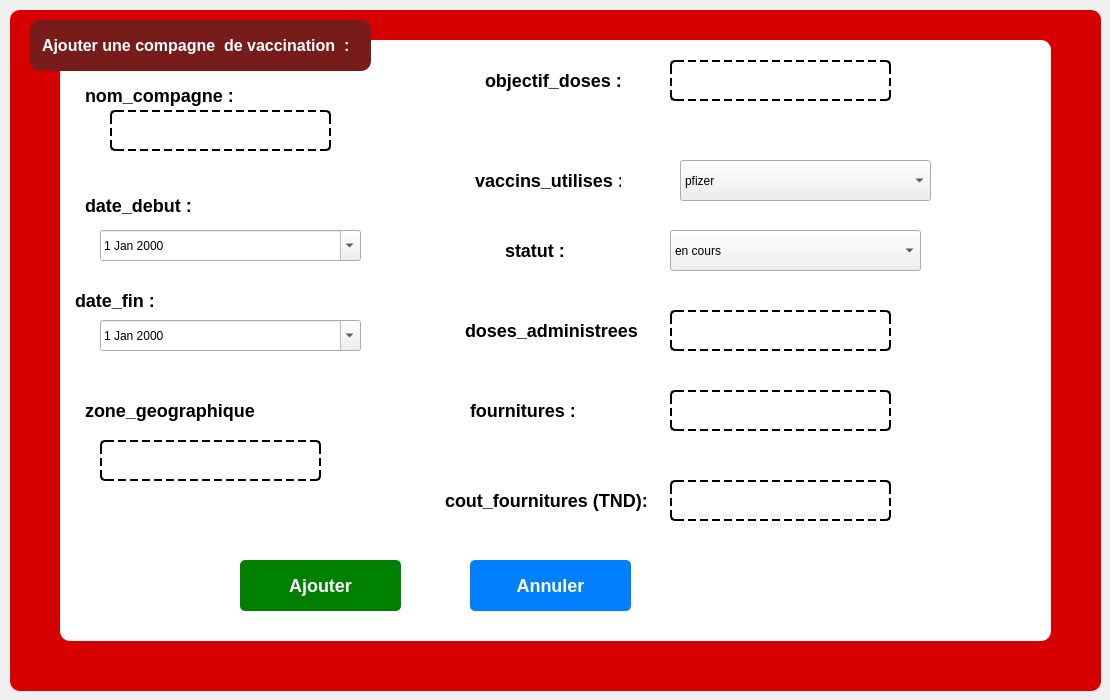
      <widget class="QWidget" name="ajoutct_14">
       <attribute name="title">
        <string>Ajout</string>
       </attribute>
       <widget class="QFrame" name="frame_28">
        <property name="geometry">
         <rect>
          <x>10</x>
          <y>10</y>
          <width>1091</width>
          <height>681</height>
         </rect>
        </property>
        <property name="styleSheet">
         <string notr="true">QFrame {
    background-color: #D60000;
    border-radius: 10px;
    padding: 10px;
}
</string>
        </property>
        <property name="frameShape">
         <enum>QFrame::Shape::StyledPanel</enum>
        </property>
        <property name="frameShadow">
         <enum>QFrame::Shadow::Raised</enum>
        </property>
        <widget class="QGroupBox" name="groupBox_27">
         <property name="geometry">
          <rect>
           <x>50</x>
           <y>30</y>
           <width>991</width>
           <height>601</height>
          </rect>
         </property>
         <property name="styleSheet">
          <string notr="true">QGroupBox {
    background-color: #FFFFFF;
    border-radius: 10px;
    border: none;
    padding: 10px;
}
QGroupBox::title {
    color: #D60000;
    font-weight: bold;
}

</string>
         </property>
         <property name="title">
          <string/>
         </property>
         <widget class="QDateEdit" name="date_debut">
          <property name="geometry">
           <rect>
            <x>40</x>
            <y>190</y>
            <width>261</width>
            <height>31</height>
           </rect>
          </property>
          <property name="calendarPopup">
           <bool>true</bool>
          </property>
         </widget>
         <widget class="QComboBox" name="vaccins_utilises">
          <property name="geometry">
           <rect>
            <x>620</x>
            <y>120</y>
            <width>251</width>
            <height>41</height>
           </rect>
          </property>
          <item>
           <property name="text">
            <string>pfizer</string>
           </property>
          </item>
          <item>
           <property name="text">
            <string>moderna</string>
           </property>
          </item>
          <item>
           <property name="text">
            <string>grippe</string>
           </property>
          </item>
          <item>
           <property name="text">
            <string/>
           </property>
          </item>
          <item>
           <property name="text">
            <string/>
           </property>
          </item>
          <item>
           <property name="text">
            <string/>
           </property>
          </item>
         </widget>
         <widget class="QPushButton" name="pushButton_ajouter">
          <property name="geometry">
           <rect>
            <x>180</x>
            <y>520</y>
            <width>161</width>
            <height>51</height>
           </rect>
          </property>
          <property name="styleSheet">
           <string notr="true">QPushButton {
    background-color: #008000;  /* Couleur de fond verte */
    color: #FFFFFF;             /* Texte blanc */
    font-weight: bold;          /* Texte en gras */
    font-size: 18px;            /* Taille de police 16px dès le départ */
    border-radius: 5px;         /* Coins arrondis */
    padding: 5px 10px;          /* Espacement interne du bouton */
    border: none;               /* Pas de bordure */
}

QPushButton:hover {
    background-color: #006400;  /* Couleur de fond plus foncée au survol */
    color: white;               /* Texte toujours blanc */
    border-radius: 10px;        /* Coins arrondis plus marqués au survol */
    font-weight: bold;          /* Texte en gras (encore) */
    border: none;               /* Pas de bordure au survol */
}
</string>
          </property>
          <property name="text">
           <string>Ajouter</string>
          </property>
         </widget>
         <widget class="QPushButton" name="pushButton_annuler">
          <property name="geometry">
           <rect>
            <x>410</x>
            <y>520</y>
            <width>161</width>
            <height>51</height>
           </rect>
          </property>
          <property name="styleSheet">
           <string notr="true">QPushButton {
    background-color: #007FFF;  /* Couleur de fond bleue */
    color: #FFFFFF;             /* Texte blanc */
    font-size: 18px;            /* Augmentation de la taille de la police */
    font-weight: bold;          /* Texte en gras */
    border-radius: 5px;         /* Coins arrondis avec un rayon de 5px */
    padding: 5px 10px;          /* Espacement interne du bouton (haut/bas : 5px, gauche/droite : 10px) */
    border: none;               /* Pas de bordure */
}

QPushButton:hover {
    background-color: #005BB5;  /* Couleur de fond plus foncée au survol */
    color: #FFFFFF;             /* Texte toujours blanc */

    border-radius: 10px;        /* Coins arrondis plus marqués au survol */
    padding: 7px 12px;          /* Augmentation du padding au survol */
    border: none;               /* Pas de bordure au survol */
}
</string>
          </property>
          <property name="text">
           <string>Annuler</string>
          </property>
         </widget>
         <widget class="QLabel" name="label_nom">
          <property name="geometry">
           <rect>
            <x>10</x>
            <y>30</y>
            <width>181</width>
            <height>51</height>
           </rect>
          </property>
          <property name="styleSheet">
           <string notr="true">QLabel {
    background-color: transparent; /* Fond transparent */
    color: #000000;                /* Texte noir */
    border: none;                  /* Pas de bordure */
    font-weight: bold;             /* Texte en gras */
    font-size: 18px;               /* Taille de police de 18px */
}
</string>
          </property>
          <property name="text">
           <string>nom_compagne :</string>
          </property>
         </widget>
         <widget class="QLabel" name="label_typev">
          <property name="geometry">
           <rect>
            <x>10</x>
            <y>140</y>
            <width>131</width>
            <height>51</height>
           </rect>
          </property>
          <property name="styleSheet">
           <string notr="true">QLabel {
    background-color: transparent; /* Fond transparent */
    color: #000000;                /* Texte noir */
    border: none;                  /* Pas de bordure */
    font-weight: bold;             /* Texte en gras */
    font-size: 18px;               /* Taille de police de 18px */
}
</string>
          </property>
          <property name="text">
           <string>date_debut :</string>
          </property>
         </widget>
         <widget class="QLabel" name="label_certification">
          <property name="geometry">
           <rect>
            <x>10</x>
            <y>350</y>
            <width>201</width>
            <height>41</height>
           </rect>
          </property>
          <property name="styleSheet">
           <string notr="true">QLabel {
    background-color: transparent; /* Fond transparent */
    color: #000000;                /* Texte noir */
    border: none;                  /* Pas de bordure */
    font-weight: bold;             /* Texte en gras */
    font-size: 18px;               /* Taille de police de 18px */
}
</string>
          </property>
          <property name="text">
           <string>zone_geographique :</string>
          </property>
         </widget>
         <widget class="QLabel" name="label_expiration">
          <property name="geometry">
           <rect>
            <x>390</x>
            <y>270</y>
            <width>201</width>
            <height>41</height>
           </rect>
          </property>
          <property name="styleSheet">
           <string notr="true">QLabel {
    background-color: transparent; /* Fond transparent */
    color: #000000;                /* Texte noir */
    border: none;                  /* Pas de bordure */
    font-weight: bold;             /* Texte en gras */
    font-size: 18px;               /* Taille de police de 18px */
}
</string>
          </property>
          <property name="text">
           <string>doses_administrees :</string>
          </property>
         </widget>
         <widget class="QLabel" name="label_cration">
          <property name="geometry">
           <rect>
            <x>410</x>
            <y>20</y>
            <width>251</width>
            <height>41</height>
           </rect>
          </property>
          <property name="styleSheet">
           <string notr="true">QLabel {
    background-color: transparent; /* Fond transparent */
    color: #000000;                /* Texte noir */
    border: none;                  /* Pas de bordure */
    font-weight: bold;             /* Texte en gras */
    font-size: 18px;               /* Taille de police de 18px */
}
</string>
          </property>
          <property name="text">
           <string>objectif_doses :</string>
          </property>
         </widget>
         <widget class="QLabel" name="label_status">
          <property name="geometry">
           <rect>
            <x>400</x>
            <y>120</y>
            <width>171</width>
            <height>41</height>
           </rect>
          </property>
          <property name="styleSheet">
           <string notr="true">QLabel {
    background-color: transparent; /* Fond transparent */
    color: #000000;                /* Texte noir */
    border: none;                  /* Pas de bordure */
    font-weight: bold;             /* Texte en gras */
    font-size: 18px;               /* Taille de police de 18px */
}
</string>
          </property>
          <property name="text">
           <string>vaccins_utilises :</string>
          </property>
         </widget>
         <widget class="QLabel" name="label_typep">
          <property name="geometry">
           <rect>
            <x>0</x>
            <y>240</y>
            <width>141</width>
            <height>41</height>
           </rect>
          </property>
          <property name="styleSheet">
           <string notr="true">QLabel {
    background-color: transparent; /* Fond transparent */
    color: #000000;                /* Texte noir */
    border: none;                  /* Pas de bordure */
    font-weight: bold;             /* Texte en gras */
    font-size: 18px;               /* Taille de police de 18px */
}
</string>
          </property>
          <property name="text">
           <string>date_fin :</string>
          </property>
         </widget>
         <widget class="QLineEdit" name="nom_compagne">
          <property name="geometry">
           <rect>
            <x>50</x>
            <y>70</y>
            <width>221</width>
            <height>41</height>
           </rect>
          </property>
          <property name="styleSheet">
           <string notr="true">QLineEdit {
    background-color: transparent; /* Fond transparent */
    color: #000000;                /* Texte noir normal */
    font-size: 14px;               /* Taille de la police */
    border: 2px dashed #000000;    /* Bordure en pointillés épaisse */
    border-radius: 5px;            /* Coins légèrement arrondis */
    padding: 8px;                  /* Espacement interne pour le texte */
    border-style: dashed;          /* Style en pointillés */
}</string>
          </property>
         </widget>
         <widget class="QDateEdit" name="date_fin">
          <property name="geometry">
           <rect>
            <x>40</x>
            <y>280</y>
            <width>261</width>
            <height>31</height>
           </rect>
          </property>
          <property name="calendarPopup">
           <bool>true</bool>
          </property>
         </widget>
         <widget class="QLineEdit" name="zone_geographique">
          <property name="geometry">
           <rect>
            <x>40</x>
            <y>400</y>
            <width>221</width>
            <height>41</height>
           </rect>
          </property>
          <property name="styleSheet">
           <string notr="true">QLineEdit {
    background-color: transparent; /* Fond transparent */
    color: #000000;                /* Texte noir normal */
    font-size: 14px;               /* Taille de la police */
    border: 2px dashed #000000;    /* Bordure en pointillés épaisse */
    border-radius: 5px;            /* Coins légèrement arrondis */
    padding: 8px;                  /* Espacement interne pour le texte */
    border-style: dashed;          /* Style en pointillés */
}</string>
          </property>
         </widget>
         <widget class="QLabel" name="label_status_2">
          <property name="geometry">
           <rect>
            <x>430</x>
            <y>190</y>
            <width>171</width>
            <height>41</height>
           </rect>
          </property>
          <property name="styleSheet">
           <string notr="true">QLabel {
    background-color: transparent; /* Fond transparent */
    color: #000000;                /* Texte noir */
    border: none;                  /* Pas de bordure */
    font-weight: bold;             /* Texte en gras */
    font-size: 18px;               /* Taille de police de 18px */
}
</string>
          </property>
          <property name="text">
           <string>statut :</string>
          </property>
         </widget>
         <widget class="QComboBox" name="statut">
          <property name="geometry">
           <rect>
            <x>610</x>
            <y>190</y>
            <width>251</width>
            <height>41</height>
           </rect>
          </property>
          <item>
           <property name="text">
            <string>en cours</string>
           </property>
          </item>
          <item>
           <property name="text">
            <string>terminer </string>
           </property>
          </item>
          <item>
           <property name="text">
            <string>en planning</string>
           </property>
          </item>
          <item>
           <property name="text">
            <string/>
           </property>
          </item>
          <item>
           <property name="text">
            <string/>
           </property>
          </item>
         </widget>
         <widget class="QLineEdit" name="objectif_doses">
          <property name="geometry">
           <rect>
            <x>610</x>
            <y>20</y>
            <width>221</width>
            <height>41</height>
           </rect>
          </property>
          <property name="styleSheet">
           <string notr="true">QLineEdit {
    background-color: transparent; /* Fond transparent */
    color: #000000;                /* Texte noir normal */
    font-size: 14px;               /* Taille de la police */
    border: 2px dashed #000000;    /* Bordure en pointillés épaisse */
    border-radius: 5px;            /* Coins légèrement arrondis */
    padding: 8px;                  /* Espacement interne pour le texte */
    border-style: dashed;          /* Style en pointillés */
}</string>
          </property>
         </widget>
         <widget class="QLineEdit" name="doses_administrees">
          <property name="geometry">
           <rect>
            <x>610</x>
            <y>270</y>
            <width>221</width>
            <height>41</height>
           </rect>
          </property>
          <property name="styleSheet">
           <string notr="true">QLineEdit {
    background-color: transparent; /* Fond transparent */
    color: #000000;                /* Texte noir normal */
    font-size: 14px;               /* Taille de la police */
    border: 2px dashed #000000;    /* Bordure en pointillés épaisse */
    border-radius: 5px;            /* Coins légèrement arrondis */
    padding: 8px;                  /* Espacement interne pour le texte */
    border-style: dashed;          /* Style en pointillés */
}</string>
          </property>
         </widget>
         <widget class="QLineEdit" name="cout_fournitures">
          <property name="geometry">
           <rect>
            <x>610</x>
            <y>440</y>
            <width>221</width>
            <height>41</height>
           </rect>
          </property>
          <property name="styleSheet">
           <string notr="true">QLineEdit {
    background-color: transparent; /* Fond transparent */
    color: #000000;                /* Texte noir normal */
    font-size: 14px;               /* Taille de la police */
    border: 2px dashed #000000;    /* Bordure en pointillés épaisse */
    border-radius: 5px;            /* Coins légèrement arrondis */
    padding: 8px;                  /* Espacement interne pour le texte */
    border-style: dashed;          /* Style en pointillés */
}</string>
          </property>
         </widget>
         <widget class="QLineEdit" name="fournitures">
          <property name="geometry">
           <rect>
            <x>610</x>
            <y>350</y>
            <width>221</width>
            <height>41</height>
           </rect>
          </property>
          <property name="styleSheet">
           <string notr="true">QLineEdit {
    background-color: transparent; /* Fond transparent */
    color: #000000;                /* Texte noir normal */
    font-size: 14px;               /* Taille de la police */
    border: 2px dashed #000000;    /* Bordure en pointillés épaisse */
    border-radius: 5px;            /* Coins légèrement arrondis */
    padding: 8px;                  /* Espacement interne pour le texte */
    border-style: dashed;          /* Style en pointillés */
}</string>
          </property>
         </widget>
         <widget class="QLabel" name="label_expiration_3">
          <property name="geometry">
           <rect>
            <x>390</x>
            <y>350</y>
            <width>201</width>
            <height>41</height>
           </rect>
          </property>
          <property name="styleSheet">
           <string notr="true">QLabel {
    background-color: transparent; /* Fond transparent */
    color: #000000;                /* Texte noir */
    border: none;                  /* Pas de bordure */
    font-weight: bold;             /* Texte en gras */
    font-size: 18px;               /* Taille de police de 18px */
}
</string>
          </property>
          <property name="text">
           <string> fournitures :</string>
          </property>
         </widget>
         <widget class="QLabel" name="label_expiration_4">
          <property name="geometry">
           <rect>
            <x>370</x>
            <y>440</y>
            <width>231</width>
            <height>41</height>
           </rect>
          </property>
          <property name="styleSheet">
           <string notr="true">QLabel {
    background-color: transparent; /* Fond transparent */
    color: #000000;                /* Texte noir */
    border: none;                  /* Pas de bordure */
    font-weight: bold;             /* Texte en gras */
    font-size: 18px;               /* Taille de police de 18px */
}
</string>
          </property>
          <property name="text">
           <string>cout_fournitures (TND):</string>
          </property>
         </widget>
         <widget class="QLabel" name="labelErreurNomCompagne">
          <property name="geometry">
           <rect>
            <x>50</x>
            <y>100</y>
            <width>191</width>
            <height>41</height>
           </rect>
          </property>
          <property name="styleSheet">
           <string notr="true">color: black;
font-weight: normal;
background: transparent;
</string>
          </property>
          <property name="text">
           <string/>
          </property>
         </widget>
         <widget class="QLabel" name="labelErreurZone">
          <property name="geometry">
           <rect>
            <x>40</x>
            <y>430</y>
            <width>211</width>
            <height>51</height>
           </rect>
          </property>
          <property name="styleSheet">
           <string notr="true">color: black;
font-weight: normal;
background: transparent;
</string>
          </property>
          <property name="text">
           <string/>
          </property>
         </widget>
         <widget class="QLabel" name="label_22">
          <property name="geometry">
           <rect>
            <x>630</x>
            <y>150</y>
            <width>191</width>
            <height>41</height>
           </rect>
          </property>
          <property name="styleSheet">
           <string notr="true">color: black;
font-weight: normal;
background: transparent;
</string>
          </property>
          <property name="text">
           <string/>
          </property>
         </widget>
         <widget class="QLabel" name="labelErreurFournitures">
          <property name="geometry">
           <rect>
            <x>610</x>
            <y>380</y>
            <width>211</width>
            <height>41</height>
           </rect>
          </property>
          <property name="styleSheet">
           <string notr="true">color: black;
font-weight: normal;
background: transparent;
</string>
          </property>
          <property name="text">
           <string/>
          </property>
         </widget>
         <widget class="QLabel" name="labelErreurCout">
          <property name="geometry">
           <rect>
            <x>610</x>
            <y>470</y>
            <width>221</width>
            <height>51</height>
           </rect>
          </property>
          <property name="styleSheet">
           <string notr="true">color: black;
font-weight: normal;
background: transparent;
</string>
          </property>
          <property name="text">
           <string/>
          </property>
         </widget>
         <widget class="QLabel" name="labelErreurObjectif">
          <property name="geometry">
           <rect>
            <x>600</x>
            <y>50</y>
            <width>281</width>
            <height>51</height>
           </rect>
          </property>
          <property name="styleSheet">
           <string notr="true">color: black;
font-weight: normal;
background: transparent;
</string>
          </property>
          <property name="text">
           <string/>
          </property>
         </widget>
         <widget class="QLabel" name="labelErreurAdministrees">
          <property name="geometry">
           <rect>
            <x>610</x>
            <y>300</y>
            <width>261</width>
            <height>41</height>
           </rect>
          </property>
          <property name="styleSheet">
           <string notr="true">color: black;
font-weight: normal;
background: transparent;
</string>
          </property>
          <property name="text">
           <string/>
          </property>
         </widget>
         <widget class="QLabel" name="labelErreurDates">
          <property name="geometry">
           <rect>
            <x>30</x>
            <y>310</y>
            <width>321</width>
            <height>41</height>
           </rect>
          </property>
          <property name="styleSheet">
           <string notr="true">color: black;
font-weight: normal;
background: transparent;
</string>
          </property>
          <property name="text">
           <string/>
          </property>
         </widget>
        </widget>
        <widget class="QLabel" name="label_">
         <property name="geometry">
          <rect>
           <x>20</x>
           <y>10</y>
           <width>341</width>
           <height>51</height>
          </rect>
         </property>
         <property name="styleSheet">
          <string notr="true">QLabel {
    background-color: #781b1b;  /* Couleur de fond bordeaux */
    color: #FFFFFF;             /* Texte blanc */
    font-weight: bold;          /* Texte en gras */
    font-size: 16px;            /* Taille du texte */
    border-radius: 10px;        /* Coins arrondis */
    padding: 8px;               /* Espacement intérieur */
    text-align: center;         /* Centrage du texte */
}
</string>
         </property>
         <property name="text">
          <string>Ajouter une compagne  de vaccination  :</string>
         </property>
        </widget>
       </widget>
      </widget>
